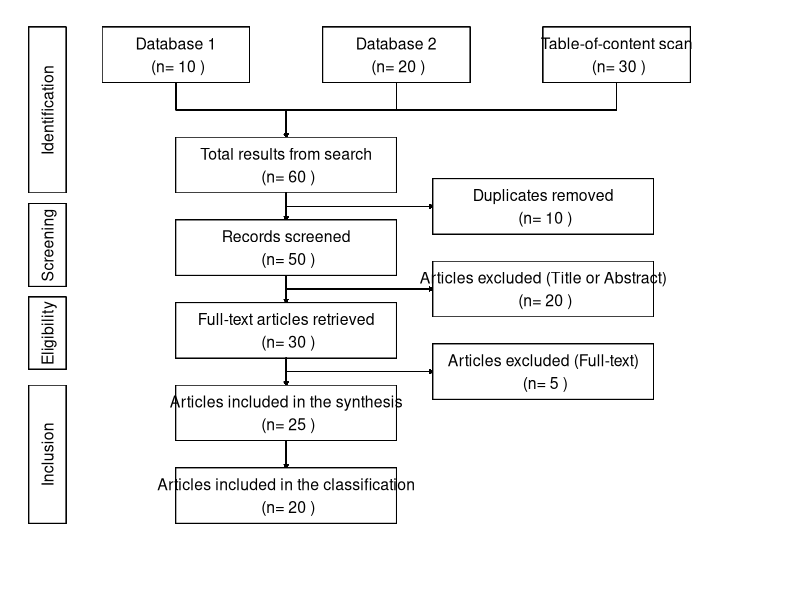

R code for this plot:
library(tidyverse)

search_db_1 = 10
search_db_2 = 20
search_toc = 30

total_results_from_search = search_db_1 + search_db_2 + search_toc

duplicates_removed = 10
records_screened = total_results_from_search - duplicates_removed

exclusion1 = 20
full_text_articles_retrieved = records_screened - exclusion1

exclusion2 = 5
articles_indluded_in_synthesis = full_text_articles_retrieved - exclusion2

extraction = 20

format_statistics <- function(statistic){
  return(format(round(statistic), nsmall = 0, big.mark = ","))
}

data <- tibble(x = 1:100, y = 1:100)
data %>%
  ggplot(aes(x, y)) +
  scale_x_continuous(minor_breaks = seq(10, 100, 10)) +
  scale_y_continuous(minor_breaks = seq(10, 100, 10)) +
  theme_linedraw() ->
  p

p <- p +
  geom_rect(xmin = 0, xmax = 5, ymin = 70, ymax = 100, color = 'black',
            fill = 'white', size = 0.25) +
  annotate('text', x = 2.5, y = 85, label = 'Identification', size = 4, angle = 90)

p <- p +
  geom_rect(xmin = 0, xmax = 5, ymin = 53, ymax = 68, color = 'black',
            fill = 'white', size = 0.25) +
  annotate('text', x = 2.5, y = 60.5, label = 'Screening', size = 4, angle = 90)

p <- p +
  geom_rect(xmin = 0, xmax = 5, ymin = 38, ymax = 51, color = 'black',
            fill = 'white', size = 0.25) +
  annotate('text', x = 2.5, y = 44.5, label = 'Eligibility', size = 4, angle = 90)

p <- p +
  geom_rect(xmin = 0, xmax = 5, ymin = 10, ymax = 35, color = 'black',
            fill = 'white', size = 0.25) +
  annotate('text', x = 2.5, y = 22.5, label = 'Inclusion', size = 4, angle = 90)

p <- p +
  geom_rect(xmin = 10, xmax = 30, ymin = 90, ymax = 100, color = 'black',
            fill = 'white', size = 0.25) +
  annotate('text', x = 20, y = 95, label = paste('Database 1\n (n=',
                                                 format_statistics(search_db_1),
                                                 ')'),
                                                 size = 4)

p <- p +
  geom_rect(xmin = 40, xmax = 60, ymin = 90, ymax = 100, color = 'black',
            fill = 'white', size = 0.25) +
  annotate('text', x = 50, y = 95, label = paste('Database 2\n (n=',
                                                 format_statistics(search_db_2),
                                                 ')'),
                                                 size = 4)

p <- p +
  geom_rect(xmin = 70, xmax = 90, ymin = 90, ymax = 100, color = 'black',
            fill = 'white', size = 0.25) +
  annotate('text', x = 80, y = 95, label = paste('Table-of-content scan\n (n=',
                                                 format_statistics(search_toc),
                                                 ')'),
                                                 size = 4)

p <- p +
  geom_segment(
    x = 20, xend = 20, y = 90, yend = 85,
    size = 0.15) +
  geom_segment(
    x = 50, xend = 50, y = 90, yend = 85,
    size = 0.15) +
  geom_segment(
    x = 80, xend = 80, y = 90, yend = 85,
    size = 0.15) +
  geom_segment(
    x = 20, xend = 80, y = 85, yend = 85,
    size = 0.15) +
  geom_segment(
    x = 35, xend = 35, y = 85, yend = 80,
    size = 0.15, lineend = "butt",
    arrow = arrow(length = unit(1, "mm"), type = "closed"))

p <- p +
  geom_rect(xmin = 20, xmax = 50, ymin = 70, ymax = 80, color = 'black',
            fill = 'white', size = 0.25) +
  annotate('text', x = 35, y = 75, label = paste('Total results from search\n (n=',
                                                 format_statistics(total_results_from_search),
                                                  ')'),
                                                  size = 4)

p <- p +
  geom_segment(
    x = 35, xend = 55, y = 67.5, yend = 67.5,
    size = 0.15, lineend = "butt",
    arrow = arrow(length = unit(1, "mm"), type = "closed")) +
  geom_segment(
    x = 35, xend = 35, y = 70, yend = 65,
    size = 0.15, lineend = "butt",
    arrow = arrow(length = unit(1, "mm"), type = "closed"))

p <- p +
  geom_rect(xmin = 55, xmax = 85, ymin = 72.5, ymax = 62.5, color = 'black',
            fill = 'white', size = 0.25) +
  annotate('text', x = 70, y = 67.5, label = paste('Duplicates removed\n (n=',
                                                   format_statistics(duplicates_removed),
                                                   ')'),
                                                   size = 4)

p <- p +
  geom_rect(xmin = 20, xmax = 50, ymin = 55, ymax = 65, color = 'black',
            fill = 'white', size = 0.25) +
  annotate('text', x = 35, y = 60, label = paste('Records screened\n (n=',
                                                 format_statistics(records_screened),
                                                 ')'),
                                                 size = 4)

p <- p +
  geom_segment(
    x = 35, xend = 55, y = 52.5, yend = 52.5,
    size = 0.15, lineend = "butt",
    arrow = arrow(length = unit(1, "mm"), type = "closed")) +
  geom_segment(
    x = 35, xend = 35, y = 55, yend = 50,
    size = 0.15, lineend = "butt",
    arrow = arrow(length = unit(1, "mm"), type = "closed"))

p <- p +
  geom_rect(xmin = 55, xmax = 85, ymin = 57.5, ymax = 47.5, color = 'black',
            fill = 'white', size = 0.25) +
  annotate('text', x = 70, y = 52.5, label = paste('Articles excluded (Title or Abstract)\n (n=',
                                                   format_statistics(exclusion1),
                                                   ')'),
                                                   size = 4)

p <- p +
  geom_rect(xmin = 20, xmax = 50, ymin = 40, ymax = 50, color = 'black',
            fill = 'white', size = 0.25) +
  annotate('text', x = 35, y = 45, label = paste('Full-text articles retrieved\n (n=',
                                                 format_statistics(full_text_articles_retrieved),
                                                 ')'),
                                                 size = 4)

p <- p +
  geom_segment(
    x = 35, xend = 55, y = 37.5, yend = 37.5,
    size = 0.15, lineend = "butt",
    arrow = arrow(length = unit(1, "mm"), type = "closed")) +
  geom_segment(
    x = 35, xend = 35, y = 40, yend = 35,
    size = 0.15, lineend = "butt",
    arrow = arrow(length = unit(1, "mm"), type = "closed"))

p <- p +
  geom_rect(xmin = 55, xmax = 85, ymin = 42.5, ymax = 32.5, color = 'black',
            fill = 'white', size = 0.25) +
  annotate('text', x = 70, y = 37.5, label = paste('Articles excluded (Full-text)\n (n=',
                                                   format_statistics(exclusion2),
                                                   ')'),
                                                   size = 4)

p <- p +
  geom_rect(xmin = 20, xmax = 50, ymin = 25, ymax = 35, color = 'black',
            fill = 'white', size = 0.25) +
  annotate('text', x = 35, y = 30, label = paste('Articles included in the synthesis\n (n=',
                                                 format_statistics(articles_indluded_in_synthesis),
                                                 ')'),
                                                 size = 4)

p <- p +
  geom_segment(
    x = 35, xend = 35, y = 25, yend = 20,
    size = 0.15, lineend = "butt",
    arrow = arrow(length = unit(1, "mm"), type = "closed"))

p <- p +
  geom_rect(xmin = 20, xmax = 50, ymin = 10, ymax = 20, color = 'black',
            fill = 'white', size = 0.25) +
  annotate('text', x = 35, y = 15, label = paste('Articles included in the classification\n (n=',
                                                 format_statistics(extraction),
                                                 ')'),
                                                 size = 4)

p <- p + theme_void()

jpeg('prisma-diagram.jpg', width = 1000, height = 600)
plot(p)
dev.off()
